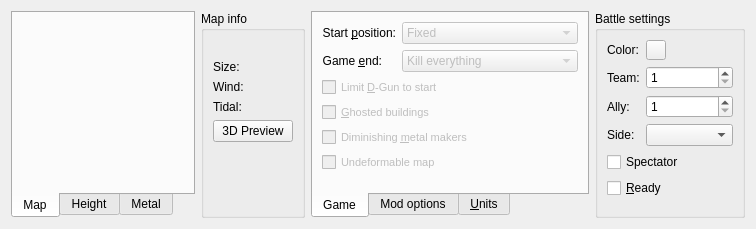
<?xml version="1.0" encoding="UTF-8"?>
<ui version="4.0">
 <class>battleWindowForm</class>
 <widget class="QWidget" name="battleWindowForm">
  <property name="geometry">
   <rect>
    <x>0</x>
    <y>0</y>
    <width>756</width>
    <height>229</height>
   </rect>
  </property>
  <property name="maximumSize">
   <size>
    <width>16777215</width>
    <height>16777215</height>
   </size>
  </property>
  <property name="windowTitle">
   <string>Form</string>
  </property>
  <layout class="QGridLayout" name="gridLayout_7">
   <item row="0" column="0">
    <widget class="QTabWidget" name="tabWidget">
     <property name="minimumSize">
      <size>
       <width>180</width>
       <height>0</height>
      </size>
     </property>
     <property name="maximumSize">
      <size>
       <width>350</width>
       <height>16777215</height>
      </size>
     </property>
     <property name="tabPosition">
      <enum>QTabWidget::South</enum>
     </property>
     <property name="tabShape">
      <enum>QTabWidget::Rounded</enum>
     </property>
     <property name="currentIndex">
      <number>0</number>
     </property>
     <widget class="QWidget" name="tab_2">
      <attribute name="title">
       <string>Map</string>
      </attribute>
      <layout class="QGridLayout" name="gridLayout_2">
       <item row="0" column="0">
        <widget class="MapWidget" name="minimapWidget" native="true">
         <property name="sizePolicy">
          <sizepolicy hsizetype="Preferred" vsizetype="Minimum">
           <horstretch>0</horstretch>
           <verstretch>0</verstretch>
          </sizepolicy>
         </property>
        </widget>
       </item>
      </layout>
     </widget>
     <widget class="QWidget" name="tab_3">
      <attribute name="title">
       <string>Height</string>
      </attribute>
      <layout class="QGridLayout" name="gridLayout_4">
       <item row="0" column="0">
        <widget class="MapWidget" name="heightmapWidget" native="true">
         <property name="sizePolicy">
          <sizepolicy hsizetype="Preferred" vsizetype="Minimum">
           <horstretch>0</horstretch>
           <verstretch>0</verstretch>
          </sizepolicy>
         </property>
        </widget>
       </item>
      </layout>
     </widget>
     <widget class="QWidget" name="tab_4">
      <attribute name="title">
       <string>Metal</string>
      </attribute>
      <layout class="QGridLayout" name="gridLayout_5">
       <item row="0" column="0">
        <widget class="MapWidget" name="metalmapWidget" native="true">
         <property name="sizePolicy">
          <sizepolicy hsizetype="Preferred" vsizetype="Minimum">
           <horstretch>0</horstretch>
           <verstretch>0</verstretch>
          </sizepolicy>
         </property>
        </widget>
       </item>
      </layout>
     </widget>
    </widget>
   </item>
   <item row="0" column="2">
    <widget class="QTabWidget" name="optionTabs">
     <property name="tabPosition">
      <enum>QTabWidget::South</enum>
     </property>
     <property name="tabShape">
      <enum>QTabWidget::Rounded</enum>
     </property>
     <property name="currentIndex">
      <number>0</number>
     </property>
     <widget class="QWidget" name="gameOptionsTab">
      <attribute name="title">
       <string>Game</string>
      </attribute>
      <layout class="QFormLayout" name="formLayout_2">
       <item row="0" column="0">
        <widget class="QLabel" name="startPositionLabel">
         <property name="text">
          <string>Start &amp;position:</string>
         </property>
         <property name="alignment">
          <set>Qt::AlignRight|Qt::AlignTrailing|Qt::AlignVCenter</set>
         </property>
         <property name="buddy">
          <cstring>startPositionComboBox</cstring>
         </property>
        </widget>
       </item>
       <item row="0" column="1">
        <widget class="QComboBox" name="startPositionComboBox">
         <property name="enabled">
          <bool>false</bool>
         </property>
         <property name="currentIndex">
          <number>0</number>
         </property>
         <item>
          <property name="text">
           <string>Fixed</string>
          </property>
         </item>
         <item>
          <property name="text">
           <string>Random</string>
          </property>
         </item>
         <item>
          <property name="text">
           <string>In game</string>
          </property>
         </item>
        </widget>
       </item>
       <item row="1" column="0">
        <widget class="QLabel" name="gameEndLabel">
         <property name="text">
          <string>Game &amp;end:</string>
         </property>
         <property name="alignment">
          <set>Qt::AlignRight|Qt::AlignTrailing|Qt::AlignVCenter</set>
         </property>
         <property name="buddy">
          <cstring>gameEndComboBox</cstring>
         </property>
        </widget>
       </item>
       <item row="1" column="1">
        <widget class="QComboBox" name="gameEndComboBox">
         <property name="enabled">
          <bool>false</bool>
         </property>
         <property name="currentIndex">
          <number>0</number>
         </property>
         <item>
          <property name="text">
           <string>Kill everything</string>
          </property>
         </item>
         <item>
          <property name="text">
           <string>Comm ends</string>
          </property>
         </item>
         <item>
          <property name="text">
           <string>Lineage</string>
          </property>
         </item>
        </widget>
       </item>
       <item row="2" column="0" colspan="2">
        <widget class="QCheckBox" name="limitDGunCheckBox">
         <property name="enabled">
          <bool>false</bool>
         </property>
         <property name="font">
          <font>
           <pointsize>8</pointsize>
          </font>
         </property>
         <property name="text">
          <string>Limit &amp;D-Gun to start</string>
         </property>
        </widget>
       </item>
       <item row="3" column="0" colspan="2">
        <widget class="QCheckBox" name="ghostedBuildingsCheckBox">
         <property name="enabled">
          <bool>false</bool>
         </property>
         <property name="font">
          <font>
           <pointsize>8</pointsize>
          </font>
         </property>
         <property name="text">
          <string>&amp;Ghosted buildings</string>
         </property>
         <property name="checkable">
          <bool>true</bool>
         </property>
         <property name="checked">
          <bool>false</bool>
         </property>
        </widget>
       </item>
       <item row="4" column="0" colspan="2">
        <widget class="QCheckBox" name="diminishingMetalMakersCheckBox">
         <property name="enabled">
          <bool>false</bool>
         </property>
         <property name="font">
          <font>
           <pointsize>8</pointsize>
          </font>
         </property>
         <property name="text">
          <string>Diminishing &amp;metal makers</string>
         </property>
        </widget>
       </item>
       <item row="5" column="0" colspan="2">
        <widget class="QCheckBox" name="undeformableMapameSpeedCheckBox">
         <property name="enabled">
          <bool>false</bool>
         </property>
         <property name="font">
          <font>
           <pointsize>8</pointsize>
          </font>
         </property>
         <property name="text">
          <string>Undeformable map</string>
         </property>
        </widget>
       </item>
       <item row="6" column="0" colspan="2">
        <spacer>
         <property name="orientation">
          <enum>Qt::Vertical</enum>
         </property>
         <property name="sizeHint" stdset="0">
          <size>
           <width>20</width>
           <height>16</height>
          </size>
         </property>
        </spacer>
       </item>
      </layout>
     </widget>
     <widget class="QWidget" name="tab">
      <attribute name="title">
       <string>Mod options</string>
      </attribute>
      <layout class="QHBoxLayout" name="horizontalLayout">
       <item>
        <widget class="QTextBrowser" name="modOptions"/>
       </item>
      </layout>
     </widget>
     <widget class="QWidget" name="unitsTab">
      <attribute name="title">
       <string>&amp;Units</string>
      </attribute>
      <layout class="QGridLayout" name="gridLayout">
       <item row="0" column="0">
        <widget class="QListView" name="restrictedUnitsListView"/>
       </item>
      </layout>
     </widget>
    </widget>
   </item>
   <item row="0" column="3">
    <widget class="QGroupBox" name="groupBox">
     <property name="title">
      <string>Battle settings</string>
     </property>
     <layout class="QFormLayout" name="formLayout">
      <item row="0" column="0">
       <widget class="QLabel" name="label">
        <property name="text">
         <string>Color:</string>
        </property>
       </widget>
      </item>
      <item row="0" column="1">
       <widget class="QToolButton" name="colorToolButton">
        <property name="maximumSize">
         <size>
          <width>20</width>
          <height>20</height>
         </size>
        </property>
        <property name="text">
         <string/>
        </property>
       </widget>
      </item>
      <item row="1" column="0">
       <widget class="QLabel" name="label_2">
        <property name="text">
         <string>Team:</string>
        </property>
        <property name="buddy">
         <cstring>teamNoSpinBox</cstring>
        </property>
       </widget>
      </item>
      <item row="1" column="1">
       <widget class="QSpinBox" name="teamNoSpinBox">
        <property name="toolTip">
         <string>Team Number</string>
        </property>
        <property name="minimum">
         <number>1</number>
        </property>
       </widget>
      </item>
      <item row="2" column="0">
       <widget class="QLabel" name="label_4">
        <property name="text">
         <string>Ally:</string>
        </property>
        <property name="buddy">
         <cstring>teamAllyNoSpinBox</cstring>
        </property>
       </widget>
      </item>
      <item row="2" column="1">
       <widget class="QSpinBox" name="teamAllyNoSpinBox">
        <property name="toolTip">
         <string>Ally Team Number</string>
        </property>
        <property name="minimum">
         <number>1</number>
        </property>
       </widget>
      </item>
      <item row="3" column="0">
       <widget class="QLabel" name="label_6">
        <property name="toolTip">
         <string/>
        </property>
        <property name="text">
         <string>Side:</string>
        </property>
        <property name="buddy">
         <cstring>factionsComboBox</cstring>
        </property>
       </widget>
      </item>
      <item row="3" column="1">
       <widget class="QComboBox" name="factionsComboBox">
        <property name="toolTip">
         <string>Choose your faction</string>
        </property>
       </widget>
      </item>
      <item row="4" column="0" colspan="2">
       <widget class="QCheckBox" name="specCheckBox">
        <property name="toolTip">
         <string>Do you want to spectate?</string>
        </property>
        <property name="text">
         <string>Spectator</string>
        </property>
       </widget>
      </item>
      <item row="5" column="0" colspan="2">
       <widget class="QCheckBox" name="readyCheckBox">
        <property name="toolTip">
         <string>Are you ready?</string>
        </property>
        <property name="styleSheet">
         <string notr="true"/>
        </property>
        <property name="text">
         <string>&amp;Ready</string>
        </property>
       </widget>
      </item>
      <item row="6" column="0" colspan="2">
       <spacer>
        <property name="orientation">
         <enum>Qt::Vertical</enum>
        </property>
        <property name="sizeHint" stdset="0">
         <size>
          <width>126</width>
          <height>13</height>
         </size>
        </property>
       </spacer>
      </item>
     </layout>
    </widget>
   </item>
   <item row="0" column="1">
    <widget class="QGroupBox" name="groupBox_2">
     <property name="title">
      <string>Map info</string>
     </property>
     <layout class="QFormLayout" name="formLayout_3">
      <item row="0" column="0" colspan="2">
       <widget class="QLabel" name="nameLabel">
        <property name="text">
         <string/>
        </property>
       </widget>
      </item>
      <item row="1" column="0">
       <widget class="QLabel" name="label_3">
        <property name="text">
         <string>Size:</string>
        </property>
       </widget>
      </item>
      <item row="1" column="1">
       <widget class="QLabel" name="sizeLabel">
        <property name="text">
         <string/>
        </property>
       </widget>
      </item>
      <item row="2" column="0">
       <widget class="QLabel" name="label_5">
        <property name="text">
         <string>Wind:</string>
        </property>
       </widget>
      </item>
      <item row="2" column="1">
       <widget class="QLabel" name="windspeedLabel">
        <property name="text">
         <string/>
        </property>
       </widget>
      </item>
      <item row="3" column="0">
       <widget class="QLabel" name="label_7">
        <property name="text">
         <string>Tidal:</string>
        </property>
       </widget>
      </item>
      <item row="3" column="1">
       <widget class="QLabel" name="tidalLabel">
        <property name="text">
         <string/>
        </property>
       </widget>
      </item>
      <item row="4" column="0" colspan="2">
       <widget class="QPushButton" name="overviewPushButton">
        <property name="enabled">
         <bool>true</bool>
        </property>
        <property name="maximumSize">
         <size>
          <width>90</width>
          <height>16777215</height>
         </size>
        </property>
        <property name="text">
         <string>3D Preview</string>
        </property>
       </widget>
      </item>
      <item row="5" column="0" colspan="2">
       <spacer name="verticalSpacer">
        <property name="orientation">
         <enum>Qt::Vertical</enum>
        </property>
        <property name="sizeHint" stdset="0">
         <size>
          <width>78</width>
          <height>36</height>
         </size>
        </property>
       </spacer>
      </item>
     </layout>
    </widget>
   </item>
  </layout>
 </widget>
 <customwidgets>
  <customwidget>
   <class>MapWidget</class>
   <extends>QWidget</extends>
   <header>MapWidget.h</header>
   <container>1</container>
  </customwidget>
 </customwidgets>
 <resources/>
 <connections/>
 <slots>
  <slot>openMapOverview()</slot>
 </slots>
</ui>
